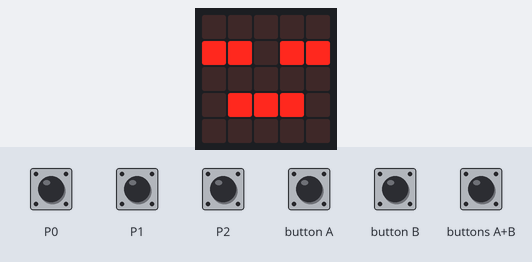
Bench run of a program on a simulated BBC micro:bit (MakeCode). Shown: the board's 5×5 LED display. The test bench sets the inputs (shaded band).

Above: at 1.6 s.
1.7 s: touch pin P0 pressed for 0.15 s
At 2.4 s:
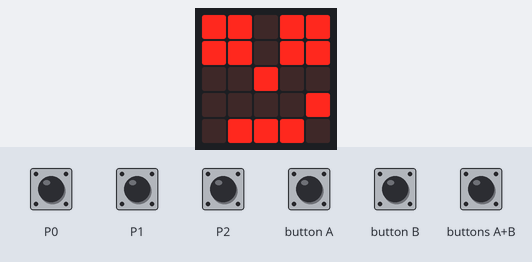
4.2 s: touch pin P1 pressed for 0.15 s
At 5.0 s:
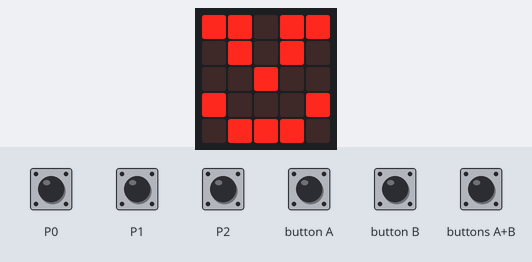
6.7 s: touch pin P2 pressed for 0.15 s
At 7.4 s:
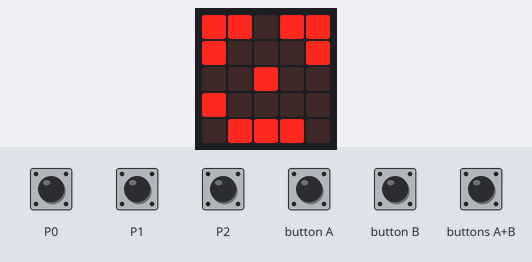
9.2 s: button A pressed for 0.15 s
At 10.0 s:
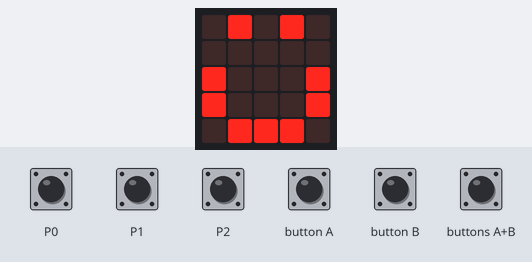
11.7 s: button B pressed for 0.15 s
At 12.4 s:
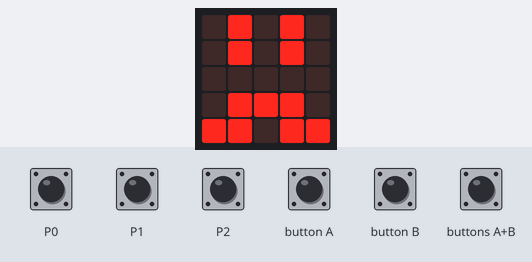
14.2 s: buttons A+B pressed for 0.15 s
At 15.0 s:
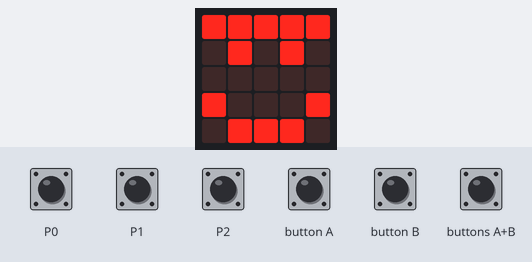
Timing chart, 0 to 17.2 s (numbered marks = the images above; inputs shaded):
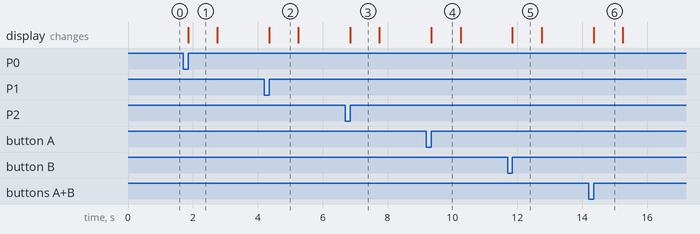

Measured:
- after the input at 1.7 s, the display: changes after 0.15 s (image 1)
- after the input at 4.2 s, the display: changes after 0.15 s (image 2)
- after the input at 6.7 s, the display: changes after 0.15 s (image 3)
- after the input at 9.2 s, the display: changes after 0.15 s (image 4)
- after the input at 11.7 s, the display: changes after 0.15 s (image 5)
- after the input at 14.2 s, the display: changes after 0.15 s (image 6)
- what the display in image 1 shows lasts 0.9 s, from 1.9 s to 2.8 s

The program:

main.ts
```typescript
input.onPinPressed(TouchPin.P0, function () {
    basic.showLeds(`
        # # . # #
        # # . # #
        . . # . .
        . . . . #
        . # # # .
        `)
    basic.pause(500)
    basic.showLeds(`
        . . . . .
        # # . # #
        . . . . .
        . # # # .
        . . . . .
        `)
})
// Aボタンを押したら、笑顔表示
input.onButtonPressed(Button.A, function () {
    x += 1
    if (x < 3) {
        basic.showLeds(`
            . # . # .
            . . . . .
            # . . . #
            # . . . #
            . # # # .
            `)
        basic.pause(500)
        basic.showLeds(`
            . . . . .
            # # . # #
            . . . . .
            . # # # .
            . . . . .
            `)
    }
    if (x == 3) {
        basic.showLeds(`
            # # . # #
            . . . . .
            # # # # #
            # . . . #
            . # # # .
            `)
        basic.pause(500)
        basic.showLeds(`
            . . . . .
            # # . # #
            . . . . .
            . # # # .
            . . . . .
            `)
        x = 0
    }
})
input.onPinPressed(TouchPin.P2, function () {
    basic.showLeds(`
        # # . # #
        # . . . #
        . . # . .
        # . . . .
        . # # # .
        `)
    basic.pause(500)
    basic.showLeds(`
        . . . . .
        # # . # #
        . . . . .
        . # # # .
        . . . . .
        `)
})
input.onGesture(Gesture.Shake, function () {
    basic.showLeds(`
        # . # . #
        . . . . #
        # # # . #
        # . # . .
        # # # . #
        `)
    basic.pause(500)
    basic.showLeds(`
        . . . . .
        # # . # #
        . . . . .
        . # # # .
        . . . . .
        `)
})
input.onButtonPressed(Button.AB, function () {
    z += 1
    if (z < 3) {
        basic.showLeds(`
            # # # # #
            . # . # .
            . . . . .
            # . . . #
            . # # # .
            `)
        basic.pause(500)
        basic.showLeds(`
            . . . . .
            # # . # #
            . . . . .
            . # # # .
            . . . . .
            `)
    }
    if (z == 3) {
        basic.showLeds(`
            # # # # #
            . # . # .
            . . . . .
            . # # # .
            # . . . #
            `)
        basic.pause(500)
        basic.showLeds(`
            . . . . .
            # # . # #
            . . . . .
            . # # # .
            . . . . .
            `)
        z = 0
    }
})
// Bボタンを押したら、悲しい顔表示
input.onButtonPressed(Button.B, function () {
    y += 1
    if (y < 3) {
        basic.showLeds(`
            . # . # .
            . # . # .
            . . . . .
            . # # # .
            # # . # #
            `)
        basic.pause(500)
        basic.showLeds(`
            . . . . .
            # # . # #
            . . . . .
            . # # # .
            . . . . .
            `)
    }
    if (y == 3) {
        basic.showLeds(`
            # # . # #
            . . . . .
            . . . . .
            . # # # .
            # . . . #
            `)
        basic.pause(500)
        basic.showLeds(`
            . . . . .
            # # . # #
            . . . . .
            . # # # .
            . . . . .
            `)
        y = 0
    }
})
input.onPinPressed(TouchPin.P1, function () {
    basic.showLeds(`
        # # . # #
        . # . # .
        . . # . .
        # . . . #
        . # # # .
        `)
    basic.pause(500)
    basic.showLeds(`
        . . . . .
        # # . # #
        . . . . .
        . # # # .
        . . . . .
        `)
})
let z = 0
let x = 0
let y = 0
y = 0
x = 0
z = 0
basic.showLeds(`
    . . . . .
    # # . # #
    . . . . .
    . # # # .
    . . . . .
    `)
```

test.ts
```typescript
// テストはここに来ます。このパッケージが拡張機能として使用されるときにはコンパイルされません。
```
